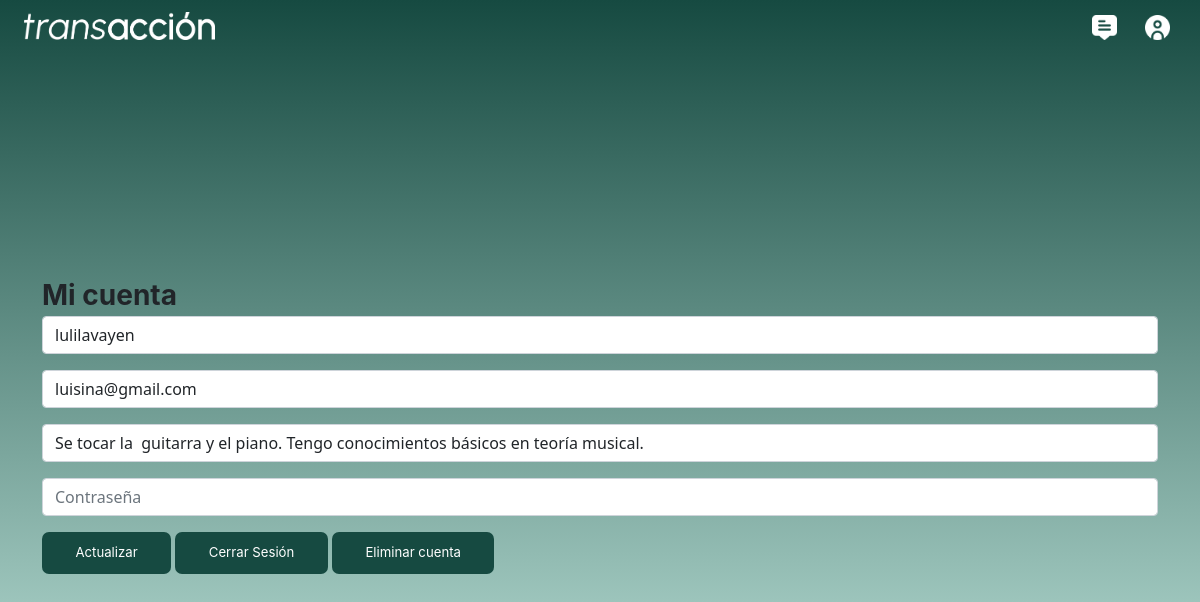
The page /actualizar.php (signed in) on the database its author committed.
### tables this page shows
CREATE TABLE `users` (
  `id` int(6) NOT NULL,
  `username` varchar(50) NOT NULL,
  `password` varchar(255) NOT NULL,
  `email` varchar(100) NOT NULL,
  `to_date` datetime NOT NULL,
  `habilidades` text NOT NULL
);

### actualizar.php (the view, shortened to what this page needs)
<?php
$id = $_SESSION['id'];
$con = mysqli_connect("127.0.0.1", "root", "", "transaccion");
$sql="SELECT * FROM users WHERE id='$id'";
$query=mysqli_query($con, $sql);
$row=mysqli_fetch_array($query);
?>
<!DOCTYPE html>
<html>
<head>
    <link rel="stylesheet" type="text/css" href="css/estilo.css">
    <link href="https://cdn.jsdelivr.net/npm/bootstrap@5.0.0-beta1/dist/css/bootstrap.min.css" rel="stylesheet">
</head>
<body>
    <header id="main_header">
        <img src="imgs/logo (2).png" id="logo" onclick="window.open('index.html', '_self')">
        <div id="group_of_buttons">
            <button class="bttn_header" onclick="window.open('messages.php', '_self')">
                <img src="imgs/icon1.png" class="icon_header">
            </button>
            <button class="bttn_header" onclick="window.open('actualizar.php', '_self')">
                <img src="imgs/icon2.png" class="icon_header">
            </button>
        </div>
    </header>
    <section id="home">
        <div class="container mt-5">
            <form action="update.php" method="POST">
                        <label  id="title_form">Mi cuenta</label>
                        <input type="text" class="form-control mb-3" name="user-name" placeholder="Nombre de usuario" value="<?php echo $row['username']  ?>">
                        <input type="text" class="form-control mb-3" name="user-email" placeholder="E-mail" value="<?php echo $row['email']  ?>">
                        <input type="text" class="form-control mb-3" name="user-info" placeholder="Descripción y habilidades" value="<?php echo $row['habilidades']  ?>">
                        <input type="password" class="form-control mb-3" name="user-pass" placeholder="Contraseña" value="">
                    <input type="submit" class="btn-up" value="Actualizar">
                    <input type="submit" class="btn-up" value="Cerrar Sesión" name="close-session">
                    <input type="submit" class="btn-up" value="Eliminar cuenta" name="delete">
            </form>
        </div>
    </section>
</body>
</html>

### css/estilo.css (style rules this page uses)
body { background: linear-gradient(#164A41, #9dc8); margin: 0; padding: 0; display: flex; justify-content: flex-start; align-items: center; height: 100vh; flex-direction: column; font-family: 'Poppins', arial; }
header { z-index: 100; width: 100vw; height: 6.5vh; display: flex; border-bottom: transparent solid 0px; align-items: center; position: fixed; background: transparent; justify-content: space-between; }
section { width: 70%; margin-top: 7vh; }
#group_of_buttons { height: 52%; background: transparent; display: flex; margin-right: 3vh; }
.bttn_header { height: 100%; margin-left: 2vh; aspect-ratio: 1/1; background: transparent; border: 0px transparent solid; }
.icon_header { height: 100%; background: transparent; }
#logo { height: 52%; margin-left: 3vh; }
#home { height: 100vh; width: 100vw; margin:0; display: flex; align-items: center; justify-content: center; }
input { margin-bottom: 4vh; padding: 2%;border: 0px transparent solid; border-bottom: 2px black solid; outline: none; font-family: Inter, arial; font-size: 2vh; background: transparent; }
label { font-weight: bold; }
.btn-up { padding-right: 3%;padding-left: 3%; padding-bottom: 1%; padding-top: 1%; font-family: Inter, arial; font-size: 1.65vh; background-color: #164A41; color: white; border: 0px solid transparent; -moz-border-radius: 7px;-webkit-border-radius: 7px; width: auto; }
#title_form { text-align: center; font-family: Inter, arial; font-size: 3.5vh; }
@media only screen and (min-width: 768px) { button { cursor: pointer; } }

### rows shown on the page
users: user-name "lulilavayen", user-email "luisina@gmail.com", user-info "Se tocar la guitarra y el piano. Tengo conocimientos básicos en teoría musical."
